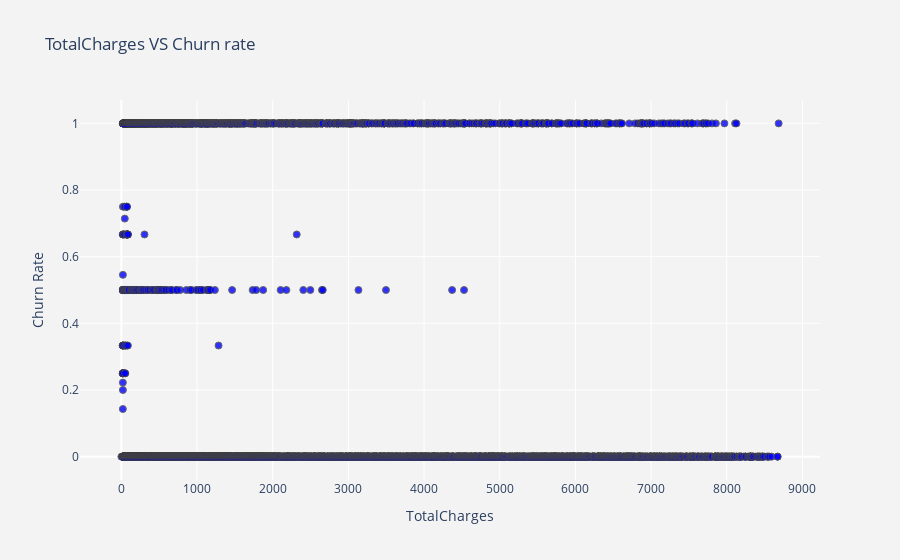

Notebook code cell kept with this figure:
### Code cell
df_plot = df_data.groupby('TotalCharges').Churn.mean().reset_index()
plot_data = [
    go.Scatter(
        x=df_plot['TotalCharges'],
        y=df_plot['Churn'],
        mode='markers',
        name='Low',
        marker= dict(size= 7,
            line= dict(width=1),
            color= 'blue',
            opacity= 0.8
           ),
    )
]
plot_layout = go.Layout(
        yaxis= {'title': "Churn Rate"},
        xaxis= {'title': "TotalCharges"},
        title='TotalCharges VS Churn rate',
        plot_bgcolor  = "rgb(243,243,243)",
        paper_bgcolor  = "rgb(243,243,243)",
    )
fig = go.Figure(data=plot_data, layout=plot_layout)
pyoff.iplot(fig)

### Figure 1 — Plotly figure (JSON) as saved in the notebook; plotly's stock layout.template omitted (floating-point values rounded to 4 significant figures; data arrays with more than 128 entries replaced by an {"elided": "..."} marker saying what was removed)
{"data": [{"marker": {"color": "blue", "line": {"width": 1}, "opacity": 0.8, "size": 7}, "mode": "markers", "name": "Low", "type": "scatter", "x": {"elided": "6531 float values"}, "y": {"elided": "6531 float values"}}], "layout": {"paper_bgcolor": "rgb(243,243,243)", "plot_bgcolor": "rgb(243,243,243)", "title": {"text": "TotalCharges VS Churn rate"}, "xaxis": {"title": {"text": "TotalCharges"}}, "yaxis": {"title": {"text": "Churn Rate"}}}}
